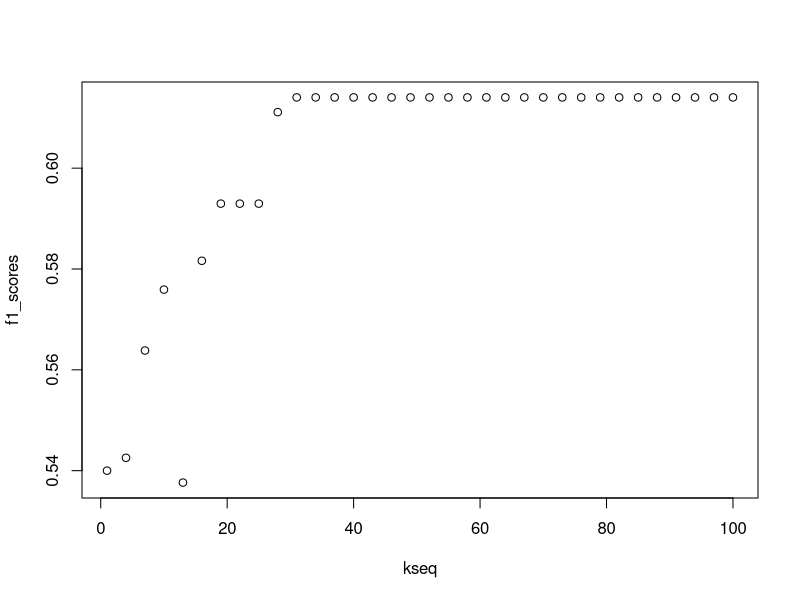

R code for this plot: (Note: this script raises an error after producing the figure.)
#Previously, we used logistic regression to predict sex based on height.
#Now we are going to use knn to do the same. Set the seed to 1,
#then use the caret package to partition the dslabs heights data into
#a training and test set of equal size. Use the sapply() function
#to perform knn with k values of seq(1, 101, 3) and calculate
#F1 scores with the F_meas() function using the default value of the relevant argument.


library(dslabs)
library (caret)

data(heights)

set.seed(1, sample.kind="Rounding")
test_index<- createDataPartition(heights$height, times = 1, p= 0.5, list=FALSE)
train_set <- heights [-test_index,]
test_set <- heights [test_index,]

kseq<- seq(1, 101,3)


f1_scores <-sapply(kseq, function (i){
  fit <- knn3(train_set$sex ~., data=train_set, k=i)
  y_hat <- predict(fit, test_set, type = "class")
  f_meas <-F_meas(data = y_hat, reference = factor(test_set$sex))})

#What is the max value of F_1?
max(f1_scores)

#At what value of k does the max occur?
plot(kseq, f1_scores)
kseq[which.max(f1_scores)]

#Next we will use the same gene expression example used in the Comprehension Check:
#Distance exercises. You can load it like this:
library(dslabs)
library(caret)
library(tidyverse)
data("tissue_gene_expression")

#First, set the seed to 1 and split the data into training and test sets with p = 0.5.
#Then, report the accuracy you obtain from predicting tissue type using KNN with k = seq(1, 11, 2)
#using sapply() or map_df(). Note: use the createDataPartition() function outside of sapply() or map_df().

#yo lo logré así. hacerlo en función siempre me daba un bug.
library(dslabs)
library(caret)
library(tidyverse)
data("tissue_gene_expression")


tissue_gene_expression<- data.frame(tissue_gene_expression)

set.seed(1, sample.kind = "Rounding")

testindex_gene <- createDataPartition(tissue_gene_expression$y, times=1, p=0.5, list=FALSE)

train_set <- tissue_gene_expression [-testindex_gene,]

test_set <- tissue_gene_expression [testindex_gene,]

sub_train<- subset(train_set, select= -y)
sub_test<- subset(test_set, select= -y)

y <- train_set$y

x<- sub_train

ks <- seq(1,11,2)

fit_p <- knn3(x,y, k= 11)
yhat_p <- predict(fit_p, sub_test, type="class")

confusionMatrix(data=yhat_p, reference= test_set$y)$overall["Accuracy"]
---------------------------
#el codigo "correcto" era este  
  
  set.seed(1, sample.kind = "Rounding") # if using R 3.6 or later
y <- tissue_gene_expression$y
x <- tissue_gene_expression$x
test_index <- createDataPartition(y, list = FALSE)
sapply(seq(1, 11, 2), function(k){
  fit <- knn3(x[-test_index,], y[-test_index], k = k)
  y_hat <- predict(fit, newdata = data.frame(x=x[test_index,]),
                   type = "class")
  mean(y_hat == y[test_index])
})
